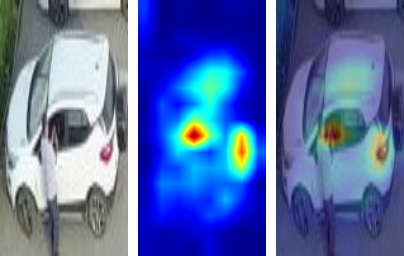
#> input picture strong_sort/deep/reid/tools/activateMap1/actmap_ReID/2_1.jpg, 404 x 256 px, found by its file name
$ python letterbox.py
#> lines starting #> are read from the running program, lines starting #| are printed output that depends on the picture
#> further down, image is the input picture: shape (256, 404, 3); mean B, G, R 168.5, 110.8, 88.5
import cv2


def cv2_letterbox_image(image, expected_size=(128, 256)):
#> called with expected_size = (128, 256)
    ih, iw = image.shape[0:2]
#> ih = 256; iw = 404
    ew, eh = expected_size
    scale = min(eh / ih, ew / iw)
#> scale = 0.317
    nh = int(ih * scale)
#> nh = 81
    nw = int(iw * scale)
#> nw = 128
    image = cv2.resize(image, (nw, nh), interpolation=cv2.INTER_CUBIC)
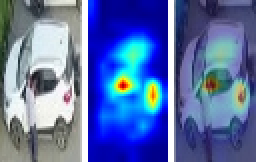
#> image: shape (81, 128, 3) (shown 2 times larger); mean of channels 0, 1, 2 168.7, 111.5, 89.3; drawn as B, G, R
    top = (eh - nh) // 2
#> top = 87
    bottom = eh - nh - top
#> bottom = 88
    left = (ew - nw) // 2
#> left = 0
    right = ew - nw - left
#> right = 0
    new_img = cv2.copyMakeBorder(image, top, bottom, left, right, cv2.BORDER_CONSTANT)
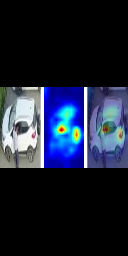
#> new_img: shape (256, 128, 3); mean of channels 0, 1, 2 53.4, 35.3, 28.3; drawn as B, G, R
    return new_img


if __name__ == "__main__":
    image = cv2.imread(r"E:\VisDrone-MOT\ReID\query\2_1.jpg")
    expect_size = (128, 256)
    new_img = cv2_letterbox_image(image, expect_size)

    new_img_2 = cv2.resize(image, expect_size)
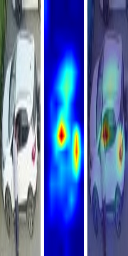
#> new_img_2: shape (256, 128, 3); mean B, G, R 168.8, 111.5, 89.3

    cv2.imwrite(r"E:\VisDrone-MOT\ReID\query\899899889.jpg", new_img)
    cv2.imwrite(r"E:\VisDrone-MOT\ReID\query\222222222222.jpg", new_img_2)

$ run again, with strong_sort/deep/reid/tools/activateMap1/actmap_ReID/0_1.jpg copied over strong_sort/deep/reid/tools/activateMap1/actmap_ReID/2_1.jpg
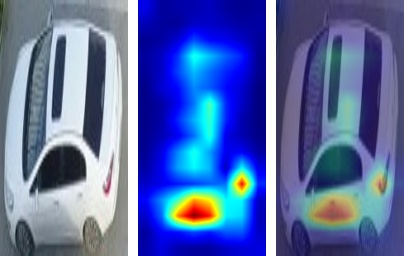
#> input picture strong_sort/deep/reid/tools/activateMap1/actmap_ReID/0_1.jpg, 404 x 256 px, found by its file name
#> image is the input picture: shape (256, 404, 3); mean B, G, R 168.2, 106.9, 86.4
#> image: shape (81, 128, 3)
#> in cv2_letterbox_image, `new_img = cv2.copyMakeBorder(image, top, bottom, left, right, cv2.BORD..`:
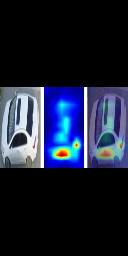
#> new_img: shape (256, 128, 3); mean of channels 0, 1, 2 53.3, 34.1, 27.6; drawn as B, G, R
#> `new_img_2 = cv2.resize(image, expect_size)`:
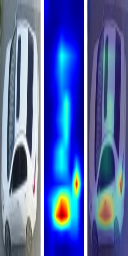
#> new_img_2: shape (256, 128, 3); mean B, G, R 168.5, 107.6, 87.2

$ run again, with strong_sort/deep/reid/tools/activateMap1/actmap_ReID/10_1.jpg copied over strong_sort/deep/reid/tools/activateMap1/actmap_ReID/2_1.jpg
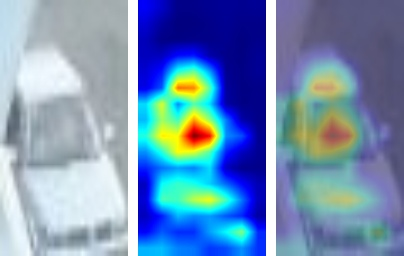
#> input picture strong_sort/deep/reid/tools/activateMap1/actmap_ReID/10_1.jpg, 404 x 256 px, found by its file name
#> image is the input picture: shape (256, 404, 3); mean B, G, R 183.2, 145.2, 114.6
#> image: shape (81, 128, 3)
#> in cv2_letterbox_image, `new_img = cv2.copyMakeBorder(image, top, bottom, left, right, cv2.BORD..`:
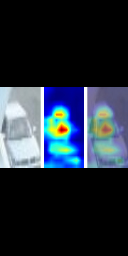
#> new_img: shape (256, 128, 3); mean of channels 0, 1, 2 58.1, 46.2, 36.5; drawn as B, G, R
#> `new_img_2 = cv2.resize(image, expect_size)`:
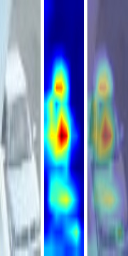
#> new_img_2: shape (256, 128, 3); mean B, G, R 183.5, 145.9, 115.4

$ run again, with strong_sort/deep/reid/tools/activateMap1/actmap_ReID/10_2.jpg copied over strong_sort/deep/reid/tools/activateMap1/actmap_ReID/2_1.jpg
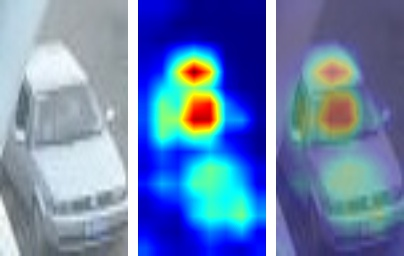
#> input picture strong_sort/deep/reid/tools/activateMap1/actmap_ReID/10_2.jpg, 404 x 256 px, found by its file name
#> image is the input picture: shape (256, 404, 3); mean B, G, R 177.9, 132.1, 104.6
#> image: shape (81, 128, 3)
#> in cv2_letterbox_image, `new_img = cv2.copyMakeBorder(image, top, bottom, left, right, cv2.BORD..`:
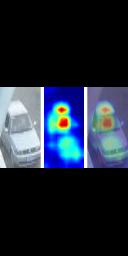
#> new_img: shape (256, 128, 3); mean of channels 0, 1, 2 56.3, 42, 33.4; drawn as B, G, R
#> `new_img_2 = cv2.resize(image, expect_size)`:
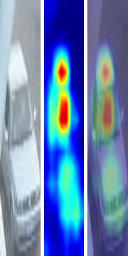
#> new_img_2: shape (256, 128, 3); mean B, G, R 178.1, 132.9, 105.4
